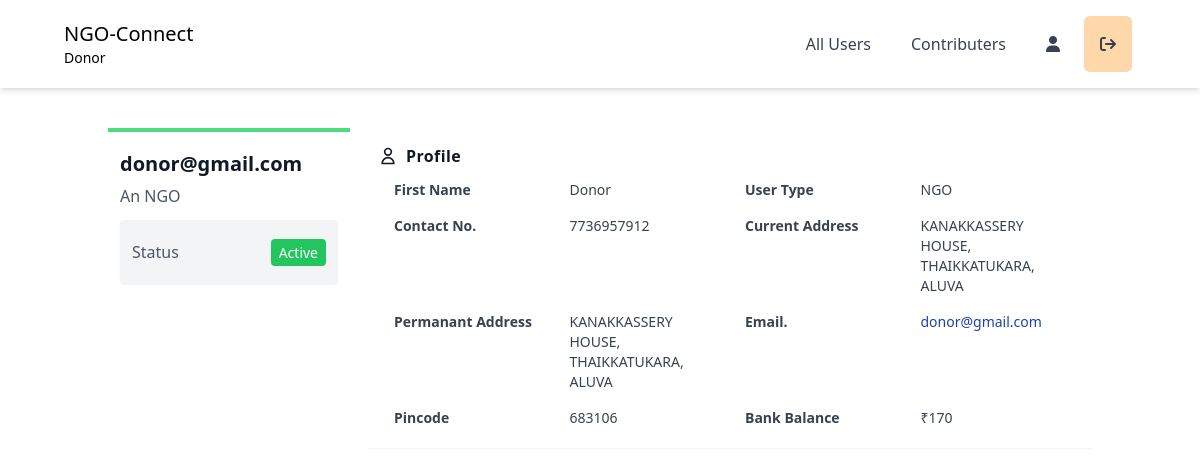
Screenshot of /ngo/ngo_profile_page (signed in) with the database file from the repository.
### base/models.py (models this page shows)
class ngousers(models.Model):
    user = models.OneToOneField(User, on_delete=models.CASCADE)
    user_type = models.CharField(max_length=10, choices=[
        ('NGO', 'NGO'),
        ('Donor', 'Donor'),
        ('Receiver','Receiver'),
    ])
    phone_number = models.CharField(max_length=13, null=True)
    address = models.CharField(max_length=100, null=True)
    pincode = models.CharField(max_length=10, null=True)
    is_balance_defined =models.BooleanField(default=False)

### ngo/models.py (models this page shows)
class NgoBank(models.Model):
    user = models.OneToOneField(User, on_delete=models.CASCADE)
    current_balance = models.IntegerField(null=True)

### ngo/views.py (the view)
# urls.py: path('ngo_profile_page', views.ngo_profile_page, name="ngo_profile_page"),
def ngo_profile_page(request):
    profile = request.user
    try:
        ngouser = ngousers.objects.get(user=request.user)
    except ngousers.DoesNotExist:
        ngouser = ngousers(user=request.user)
    try:
        bank = NgoBank.objects.get(user=request.user)
    except NgoBank.DoesNotExist:
        bank = NgoBank(user=request.user)
    context = {
        'user' : profile,
        'ngouser' : ngouser,
        'bank' : bank,
    }
    return render(request, 'ngo_profile_page.html', context)

### ngo/templates/ngo_profile_page.html (shortened to what this page needs)
<!DOCTYPE html>
<html lang="en">
<head>
    <script src="https://cdn.tailwindcss.com"></script>
    <link rel="stylesheet" href="https://cdnjs.cloudflare.com/ajax/libs/font-awesome/6.1.1/css/all.min.css" />
</head>
<body>
    <header
    class="lg:px-16 px-4 bg-white flex flex-wrap items-center py-4 shadow-md"
>
    <div class="flex-1 flex justify-between items-center">
      <a href="#" class="text-xl">NGO-Connect <p class="text-sm">{{ user.first_name }}</p></a>
    </div>
    <div class="hidden lg:flex lg:items-center lg:w-auto w-full" id="menu">
        <nav>
            <ul
                class="lg:flex items-center justify-between text-base text-gray-700 pt-4 lg:pt-0"
            >
                <li><a class="lg:p-4 py-3 rounded-md px-0 mx-1 block hover:bg-blue-300" href="/ngo/ngo_all_users">All Users</a></li>
                <li><a class="lg:p-4 py-3 rounded-md px-0 mx-1 block hover:bg-blue-300" href="/ngo/ngo_donor_users">Contributers</a></li>
                <li><a class="lg:p-4 py-3 rounded-md px-0 mx-1 block hover:bg-blue-300" href="/ngo/ngo_profile_page"><i class="fa fa-user" aria-hidden="true"></i></a></li>
                <li><a class="lg:p-4 py-3 rounded-md bg-orange-200 px-0 mx-1 block hover:bg-red-500" href="/logout"><i class="fa fa-sign-out" aria-hidden="true"></i></a></li>
            </ul>
        </nav>
    </div>
</header>
<section id="profile">
    <div class="container mx-auto my-5 p-5">
        <div class="md:flex no-wrap md:-mx-2 ">
            <div class="w-full md:w-3/12 md:mx-2">
                <div class="bg-white p-3 border-t-4 border-green-400">
                    <h1 class="text-gray-900 font-bold text-xl leading-8 my-1">{{ user.username }}</h1>
                    <h3 class="text-gray-600 font-lg text-semibold leading-6">An NGO</h3>
                    <ul
                        class="bg-gray-100 text-gray-600 hover:text-gray-700 hover:shadow py-2 px-3 mt-3 divide-y rounded shadow-sm">
                        <li class="flex items-center py-3">
                            <span>Status</span>
                            <span class="ml-auto"><span
                                    class="bg-green-500 py-1 px-2 rounded text-white text-sm">Active</span></span>
                        </li>
                    </ul>
                </div>
            </div>
            <div class="w-full md:w-9/12 mx-2 h-64">
                <div class="bg-white p-3 shadow-sm rounded-sm">
                    <div class="flex items-center space-x-2 font-semibold text-gray-900 leading-8">
                        <span clas="text-green-500">
                            <svg class="h-5" xmlns="http://www.w3.org/2000/svg" fill="none" viewBox="0 0 24 24"
                                stroke="currentColor">
                                <path stroke-linecap="round" stroke-linejoin="round" stroke-width="2"
                                    d="M16 7a4 4 0 11-8 0 4 4 0 018 0zM12 14a7 7 0 00-7 7h14a7 7 0 00-7-7z" />
                            </svg>
                        </span>
                        <span class="tracking-wide">Profile</span>
                    </div>
                    <div class="text-gray-700">
                        <div class="grid md:grid-cols-2 text-sm">
                            <div class="grid grid-cols-2">
                                <div class="px-4 py-2 font-semibold">First Name</div>
                                <div class="px-4 py-2">{{ user.first_name }}</div>
                            </div>
                            <div class="grid grid-cols-2">
                                <div class="px-4 py-2 font-semibold">User Type</div>
                                <div class="px-4 py-2">{{ ngouser.user_type }}</div>
                            </div>
                            <div class="grid grid-cols-2">
                                <div class="px-4 py-2 font-semibold">Contact No.</div>
                                <div class="px-4 py-2">{{ ngouser.phone_number }}</div>
                            </div>
                            <div class="grid grid-cols-2">
                                <div class="px-4 py-2 font-semibold">Current Address</div>
                                <div class="px-4 py-2">{{ ngouser.address }}</div>
                            </div>
                            <div class="grid grid-cols-2">
                                <div class="px-4 py-2 font-semibold">Permanant Address</div>
                                <div class="px-4 py-2">{{ ngouser.address }}</div>
                            </div>
                            <div class="grid grid-cols-2">
                                <div class="px-4 py-2 font-semibold">Email.</div>
                                <div class="px-4 py-2">
                                    <a class="text-blue-800" href="mailto:{{ user.email }}">{{ user.email }}</a>
                                </div>
                            </div>
                            <div class="grid grid-cols-2">
                                <div class="px-4 py-2 font-semibold">Pincode</div>
                                <div class="px-4 py-2">{{ ngouser.pincode }}</div>
                            </div>
                            <div class="grid grid-cols-2">
                                <div class="px-4 py-2 font-semibold">Bank Balance</div>
                                <div class="px-4 py-2">₹{{ bank.current_balance }}</div>
                            </div>
                        </div>
                    </div>
                </div>
            </div>
        </div>
    </div>
</section>
</body>
</html>

### rows the page displays
ngousers: user_type "NGO", phone_number "7736957912", address "KANAKKASSERY HOUSE, THAIKKATUKARA, ALUVA", pincode "683106"
NgoBank: current_balance "170"

### other values shown
{{ user.first_name }} "Donor"
{{ user.username }} "donor@gmail.com"
{{ user.email }} "donor@gmail.com"
